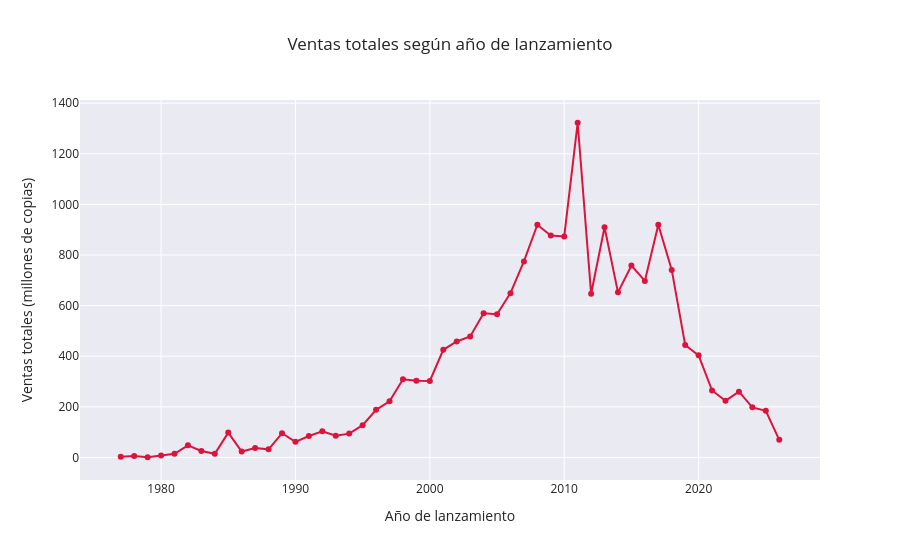
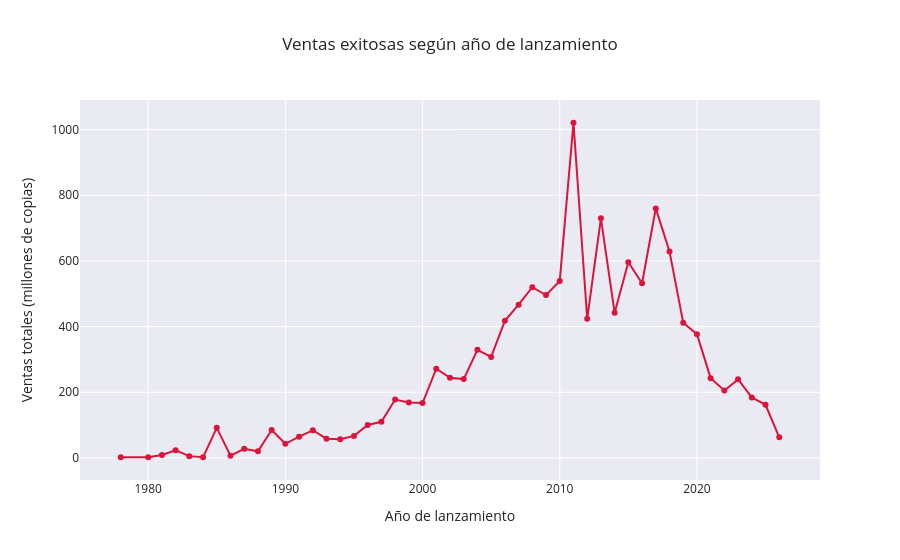
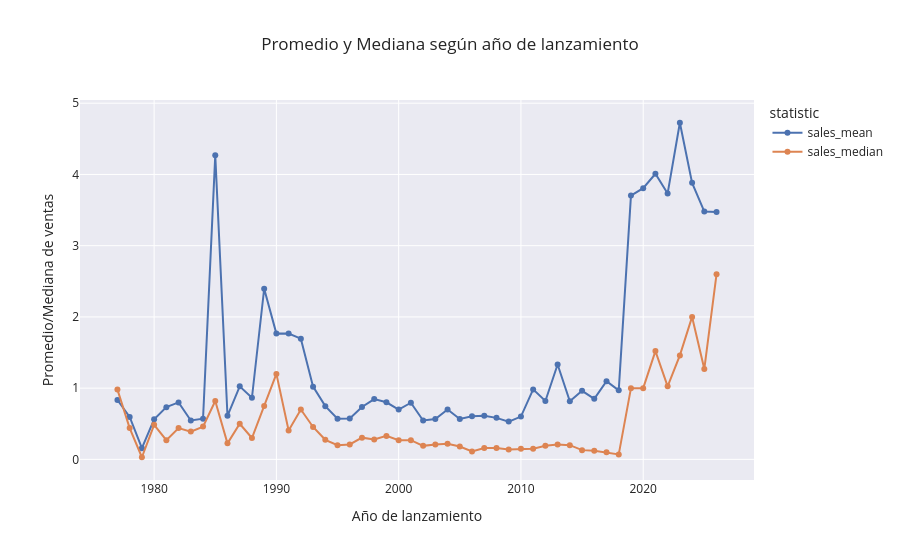
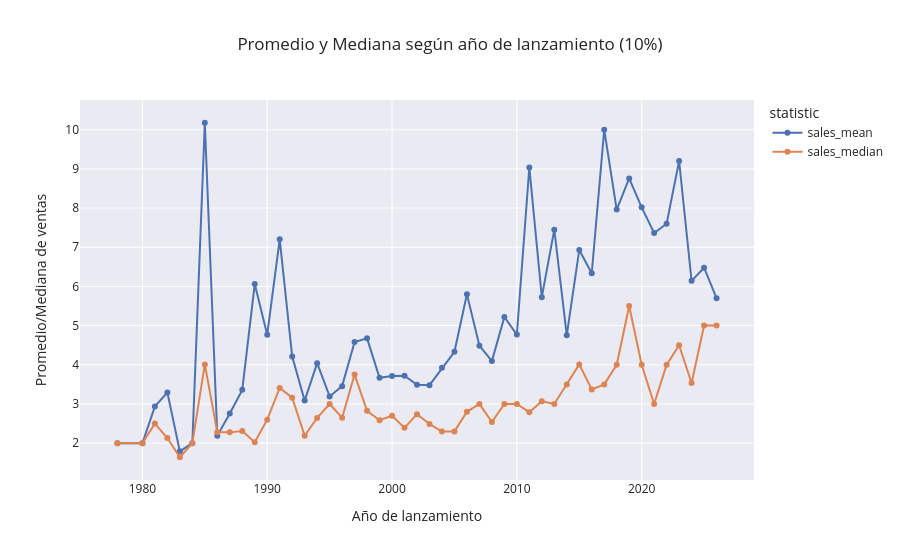

Notebook code for these charts, in order:
### Code cell
# 1 - Evolución del mercado a lo largo del tiempo

# ¿Cómo han evolucionado las ventas de los videojuegos a lo largo de los años?


# Variables total de datos
sales_per_year = df_sales_ind.groupby('year').agg(
    sales=('units_reported', 'sum'),
    games_released=('units_reported', 'count'),
    sales_mean = ('units_reported', 'mean'),
    sales_median = ('units_reported', 'median')
).reset_index().copy()

df_long_year = sales_per_year.melt(
    id_vars=["year"],
    value_vars=['sales_mean', 'sales_median'],
    var_name="statistic",
    value_name="value"
)

# Variables 10% de datos
sales_top_10_percent = df_sales_ind.iloc[:int(len(df_sales_ind) * 0.10)]

top_grouped = sales_top_10_percent.groupby('year').agg(
    sales=('units_reported', 'sum'),
    games_released=('units_reported', 'count'),
    sales_mean = ('units_reported', 'mean'),
    sales_median = ('units_reported', 'median')
).reset_index().copy()

df_long_10 = top_grouped.melt(
    id_vars=["year"],
    value_vars=['sales_mean', 'sales_median'],
    var_name="statistic",
    value_name="value"
)

# Gráfico ventas totales por año de origen

fig = px.line(sales_per_year, x="year", y="sales", markers=True,
              title='Ventas totales según año de lanzamiento',
              hover_data=['games_released'])

fig.update_layout(
    xaxis_title="Año de lanzamiento",
    yaxis_title="Ventas totales (millones de copias)"
)

fig.update_traces(line_color="crimson")

fig.show()


fig = px.line(top_grouped, x="year", y="sales", markers=True,
              title='Ventas exitosas según año de lanzamiento',
              hover_data=['games_released'])

fig.update_layout(
    xaxis_title="Año de lanzamiento",
    yaxis_title="Ventas totales (millones de copias)"
)

fig.update_traces(line_color="crimson")

fig.show()


# Gráfico promedio y mediana de ventas por juego según año de origen

fig = px.line(df_long_year, x="year", y="value", markers=True, color='statistic',
              title='Promedio y Mediana según año de lanzamiento')

fig.update_layout(
    xaxis_title="Año de lanzamiento",
    yaxis_title="Promedio/Mediana de ventas"
)

fig.show()

fig = px.line(df_long_10, x="year", y="value", markers=True, color='statistic',
              title='Promedio y Mediana según año de lanzamiento (10%)')

fig.update_layout(
    xaxis_title="Año de lanzamiento",
    yaxis_title="Promedio/Mediana de ventas"
)

fig.show()

# Gráfico cantidad de juegos según año de origen

fig = px.histogram(df_sales_ind, x="year", color_discrete_sequence=['#00CC96'] )

fig.update_layout(
    xaxis_title="Año de lanzamiento",
    yaxis_title="Cantidad de juegos"
)

fig.update_traces(
    marker_line_color='black',  
    marker_line_width=0.5      
)

fig.show()


fig = px.histogram(sales_top_10_percent, x="year", color_discrete_sequence=['#00CC96'] )

fig.update_layout(
    xaxis_title="Año de lanzamiento",
    yaxis_title="Cantidad de juegos"
)

fig.update_traces(
    marker_line_color='black',  
    marker_line_width=0.5       
)

fig.show()

### Figure 1 — Plotly figure (JSON) as saved in the notebook; plotly's stock layout.template omitted (floating-point values rounded to 4 significant figures)
{"data": [{"customdata": [[3], [9], [5], [14], [20], [60], [47], [25], [23], [38], [36], [37], [40], [35], [48], [61], [84], [126], [223], [327], [302], [365], [378], [433], [535], [840], [842], [814], [998], [1073], [1262], [1577], [1655], [1453], [1346], [789], [683], [799], [788], [821], [837], [765], [120], [106], [66], [60], [55], [51], [53], [20]], "hovertemplate": "year=%{x}<br>sales=%{y}<br>games_released=%{customdata[0]}<extra></extra>", "legendgroup": "", "line": {"color": "crimson", "dash": "solid"}, "marker": {"symbol": "circle"}, "mode": "lines+markers", "name": "", "orientation": "v", "showlegend": false, "type": "scatter", "x": [1977.0, 1978.0, 1979.0, 1980.0, 1981.0, 1982.0, 1983.0, 1984.0, 1985.0, 1986.0, 1987.0, 1988.0, 1989.0, 1990.0, 1991.0, 1992.0, 1993.0, 1994.0, 1995.0, 1996.0, 1997.0, 1998.0, 1999.0, 2000.0, 2001.0, 2002.0, 2003.0, 2004.0, 2005.0, 2006.0, 2007.0, 2008.0, 2009.0, 2010.0, 2011.0, 2012.0, 2013.0, 2014.0, 2015.0, 2016.0, 2017.0, 2018.0, 2019.0, 2020.0, 2021.0, 2022.0, 2023.0, 2024.0, 2025.0, 2026.0], "xaxis": "x", "y": [2.5, 5.36, 0.79, 7.89, 14.67, 48.01, 25.68, 14.29, 98.2, 23.25, 36.9, 32.02, 95.81, 61.79, 84.83, 103.4, 85.78, 94.18, 127.6, 188.0, 222.2, 309.2, 303.0, 302.5, 425.4, 458.4, 477.9, 569.7, 566.1, 649.3, 774.8, 919.5, 877.4, 873.3, 1323.0, 646.7, 909.7, 652.4, 758.5, 697.5, 919.4, 741.2, 444.4, 403.5, 264.6, 224.0, 259.9, 198.0, 184.3, 69.46], "yaxis": "y"}], "layout": {"legend": {"tracegroupgap": 0}, "title": {"text": "Ventas totales según año de lanzamiento"}, "xaxis": {"anchor": "y", "domain": [0, 1], "title": {"text": "Año de lanzamiento"}}, "yaxis": {"anchor": "x", "domain": [0, 1], "title": {"text": "Ventas totales (millones de copias)"}}}}

### Figure 2 — Plotly figure (JSON) as saved in the notebook; plotly's stock layout.template omitted (floating-point values rounded to 4 significant figures)
{"data": [{"customdata": [[1], [1], [3], [7], [3], [1], [9], [3], [10], [6], [14], [9], [9], [20], [19], [14], [21], [29], [24], [38], [46], [45], [73], [70], [69], [84], [71], [72], [104], [127], [95], [113], [113], [74], [98], [93], [86], [84], [76], [79], [47], [47], [33], [27], [26], [30], [25], [11]], "hovertemplate": "year=%{x}<br>sales=%{y}<br>games_released=%{customdata[0]}<extra></extra>", "legendgroup": "", "line": {"color": "crimson", "dash": "solid"}, "marker": {"symbol": "circle"}, "mode": "lines+markers", "name": "", "orientation": "v", "showlegend": false, "type": "scatter", "x": [1978.0, 1980.0, 1981.0, 1982.0, 1983.0, 1984.0, 1985.0, 1986.0, 1987.0, 1988.0, 1989.0, 1990.0, 1991.0, 1992.0, 1993.0, 1994.0, 1995.0, 1996.0, 1997.0, 1998.0, 1999.0, 2000.0, 2001.0, 2002.0, 2003.0, 2004.0, 2005.0, 2006.0, 2007.0, 2008.0, 2009.0, 2010.0, 2011.0, 2012.0, 2013.0, 2014.0, 2015.0, 2016.0, 2017.0, 2018.0, 2019.0, 2020.0, 2021.0, 2022.0, 2023.0, 2024.0, 2025.0, 2026.0], "xaxis": "x", "y": [2.0, 2.0, 8.81, 23.05, 5.37, 2.0, 91.6, 6.57, 27.57, 20.16, 84.86, 42.91, 64.82, 84.21, 58.63, 56.57, 67.03, 100.2, 109.9, 177.6, 168.7, 167.0, 271.7, 244.2, 240.2, 329.4, 307.6, 417.5, 466.7, 519.9, 495.9, 539.0, 1021.0, 423.7, 730.0, 441.8, 596.0, 532.1, 760.0, 629.0, 411.6, 376.9, 243.0, 205.2, 239.2, 184.3, 161.9, 62.7], "yaxis": "y"}], "layout": {"legend": {"tracegroupgap": 0}, "title": {"text": "Ventas exitosas según año de lanzamiento"}, "xaxis": {"anchor": "y", "domain": [0, 1], "title": {"text": "Año de lanzamiento"}}, "yaxis": {"anchor": "x", "domain": [0, 1], "title": {"text": "Ventas totales (millones de copias)"}}}}

### Figure 3 — Plotly figure (JSON) as saved in the notebook; plotly's stock layout.template omitted (floating-point values rounded to 4 significant figures)
{"data": [{"hovertemplate": "statistic=sales_mean<br>year=%{x}<br>value=%{y}<extra></extra>", "legendgroup": "sales_mean", "line": {"color": "rgb(76,114,176)", "dash": "solid"}, "marker": {"symbol": "circle"}, "mode": "lines+markers", "name": "sales_mean", "orientation": "v", "showlegend": true, "type": "scatter", "x": [1977.0, 1978.0, 1979.0, 1980.0, 1981.0, 1982.0, 1983.0, 1984.0, 1985.0, 1986.0, 1987.0, 1988.0, 1989.0, 1990.0, 1991.0, 1992.0, 1993.0, 1994.0, 1995.0, 1996.0, 1997.0, 1998.0, 1999.0, 2000.0, 2001.0, 2002.0, 2003.0, 2004.0, 2005.0, 2006.0, 2007.0, 2008.0, 2009.0, 2010.0, 2011.0, 2012.0, 2013.0, 2014.0, 2015.0, 2016.0, 2017.0, 2018.0, 2019.0, 2020.0, 2021.0, 2022.0, 2023.0, 2024.0, 2025.0, 2026.0], "xaxis": "x", "y": [0.8333, 0.5956, 0.158, 0.5636, 0.7335, 0.8002, 0.5464, 0.5716, 4.27, 0.6118, 1.025, 0.8654, 2.395, 1.765, 1.767, 1.695, 1.021, 0.7475, 0.5721, 0.575, 0.7357, 0.8472, 0.8015, 0.6986, 0.7952, 0.5457, 0.5676, 0.6999, 0.5672, 0.6051, 0.6139, 0.583, 0.5301, 0.601, 0.9826, 0.8196, 1.332, 0.8165, 0.9626, 0.8496, 1.098, 0.9688, 3.703, 3.807, 4.009, 3.733, 4.726, 3.882, 3.478, 3.473], "yaxis": "y"}, {"hovertemplate": "statistic=sales_median<br>year=%{x}<br>value=%{y}<extra></extra>", "legendgroup": "sales_median", "line": {"color": "rgb(221,132,82)", "dash": "solid"}, "marker": {"symbol": "circle"}, "mode": "lines+markers", "name": "sales_median", "orientation": "v", "showlegend": true, "type": "scatter", "x": [1977.0, 1978.0, 1979.0, 1980.0, 1981.0, 1982.0, 1983.0, 1984.0, 1985.0, 1986.0, 1987.0, 1988.0, 1989.0, 1990.0, 1991.0, 1992.0, 1993.0, 1994.0, 1995.0, 1996.0, 1997.0, 1998.0, 1999.0, 2000.0, 2001.0, 2002.0, 2003.0, 2004.0, 2005.0, 2006.0, 2007.0, 2008.0, 2009.0, 2010.0, 2011.0, 2012.0, 2013.0, 2014.0, 2015.0, 2016.0, 2017.0, 2018.0, 2019.0, 2020.0, 2021.0, 2022.0, 2023.0, 2024.0, 2025.0, 2026.0], "xaxis": "x", "y": [0.98, 0.44, 0.03, 0.485, 0.27, 0.44, 0.39, 0.46, 0.82, 0.225, 0.5, 0.3, 0.75, 1.2, 0.405, 0.7, 0.455, 0.275, 0.2, 0.21, 0.305, 0.28, 0.33, 0.27, 0.27, 0.19, 0.21, 0.22, 0.18, 0.11, 0.16, 0.16, 0.14, 0.15, 0.15, 0.19, 0.21, 0.2, 0.13, 0.12, 0.1, 0.07, 1.0, 1.0, 1.52, 1.025, 1.46, 2.0, 1.27, 2.6], "yaxis": "y"}], "layout": {"legend": {"title": {"text": "statistic"}, "tracegroupgap": 0}, "title": {"text": "Promedio y Mediana según año de lanzamiento"}, "xaxis": {"anchor": "y", "domain": [0, 1], "title": {"text": "Año de lanzamiento"}}, "yaxis": {"anchor": "x", "domain": [0, 1], "title": {"text": "Promedio/Mediana de ventas"}}}}

### Figure 4 — Plotly figure (JSON) as saved in the notebook; plotly's stock layout.template omitted (floating-point values rounded to 4 significant figures)
{"data": [{"hovertemplate": "statistic=sales_mean<br>year=%{x}<br>value=%{y}<extra></extra>", "legendgroup": "sales_mean", "line": {"color": "rgb(76,114,176)", "dash": "solid"}, "marker": {"symbol": "circle"}, "mode": "lines+markers", "name": "sales_mean", "orientation": "v", "showlegend": true, "type": "scatter", "x": [1978.0, 1980.0, 1981.0, 1982.0, 1983.0, 1984.0, 1985.0, 1986.0, 1987.0, 1988.0, 1989.0, 1990.0, 1991.0, 1992.0, 1993.0, 1994.0, 1995.0, 1996.0, 1997.0, 1998.0, 1999.0, 2000.0, 2001.0, 2002.0, 2003.0, 2004.0, 2005.0, 2006.0, 2007.0, 2008.0, 2009.0, 2010.0, 2011.0, 2012.0, 2013.0, 2014.0, 2015.0, 2016.0, 2017.0, 2018.0, 2019.0, 2020.0, 2021.0, 2022.0, 2023.0, 2024.0, 2025.0, 2026.0], "xaxis": "x", "y": [2.0, 2.0, 2.937, 3.293, 1.79, 2.0, 10.18, 2.19, 2.757, 3.36, 6.061, 4.768, 7.202, 4.21, 3.086, 4.041, 3.192, 3.455, 4.58, 4.674, 3.668, 3.712, 3.722, 3.489, 3.48, 3.921, 4.332, 5.799, 4.488, 4.094, 5.221, 4.77, 9.035, 5.726, 7.449, 4.751, 6.931, 6.335, 10.0, 7.962, 8.757, 8.019, 7.363, 7.601, 9.201, 6.143, 6.477, 5.7], "yaxis": "y"}, {"hovertemplate": "statistic=sales_median<br>year=%{x}<br>value=%{y}<extra></extra>", "legendgroup": "sales_median", "line": {"color": "rgb(221,132,82)", "dash": "solid"}, "marker": {"symbol": "circle"}, "mode": "lines+markers", "name": "sales_median", "orientation": "v", "showlegend": true, "type": "scatter", "x": [1978.0, 1980.0, 1981.0, 1982.0, 1983.0, 1984.0, 1985.0, 1986.0, 1987.0, 1988.0, 1989.0, 1990.0, 1991.0, 1992.0, 1993.0, 1994.0, 1995.0, 1996.0, 1997.0, 1998.0, 1999.0, 2000.0, 2001.0, 2002.0, 2003.0, 2004.0, 2005.0, 2006.0, 2007.0, 2008.0, 2009.0, 2010.0, 2011.0, 2012.0, 2013.0, 2014.0, 2015.0, 2016.0, 2017.0, 2018.0, 2019.0, 2020.0, 2021.0, 2022.0, 2023.0, 2024.0, 2025.0, 2026.0], "xaxis": "x", "y": [2.0, 2.0, 2.5, 2.13, 1.64, 2.0, 4.01, 2.28, 2.275, 2.31, 2.025, 2.6, 3.41, 3.16, 2.19, 2.645, 3.0, 2.65, 3.75, 2.825, 2.585, 2.7, 2.39, 2.74, 2.49, 2.295, 2.3, 2.8, 3.0, 2.54, 3.0, 3.0, 2.79, 3.07, 3.0, 3.5, 4.01, 3.37, 3.5, 4.0, 5.5, 4.0, 3.0, 4.0, 4.5, 3.535, 5.0, 5.0], "yaxis": "y"}], "layout": {"legend": {"title": {"text": "statistic"}, "tracegroupgap": 0}, "title": {"text": "Promedio y Mediana según año de lanzamiento (10%)"}, "xaxis": {"anchor": "y", "domain": [0, 1], "title": {"text": "Año de lanzamiento"}}, "yaxis": {"anchor": "x", "domain": [0, 1], "title": {"text": "Promedio/Mediana de ventas"}}}}
